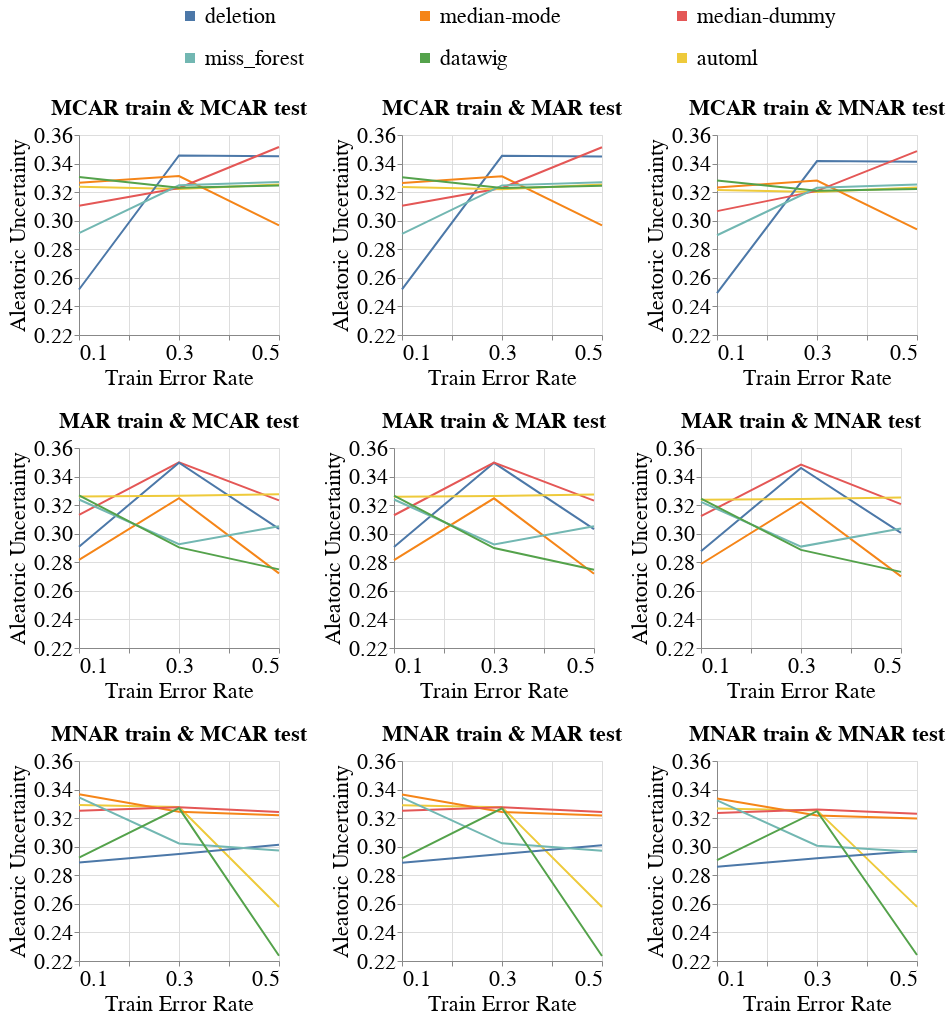

Notebook code for this chart:
### Code cell
create_exp2_line_bands_for_diff_imputers(dataset_name=DATASET_NAME,
                                         model_name='mlp_clf',
                                         metric_name='Aleatoric_Uncertainty',
                                         db_client=db_client,
                                         with_band=False)
